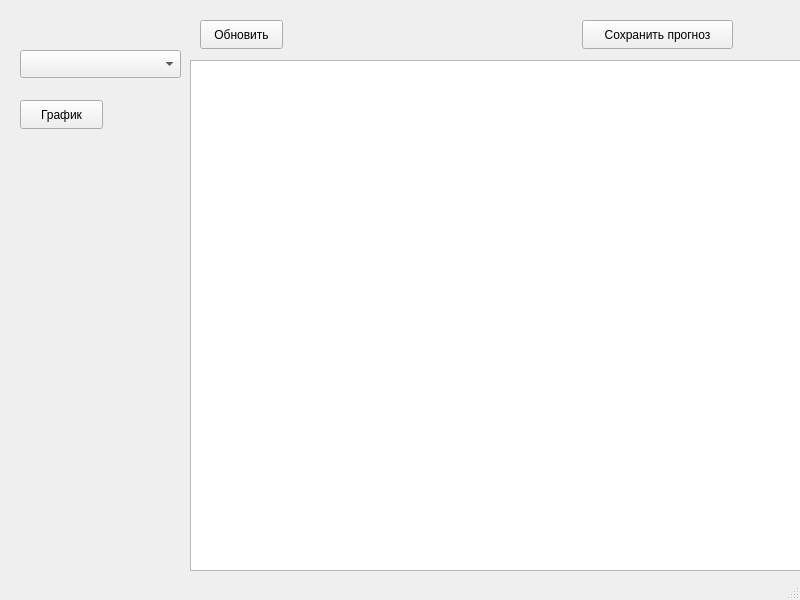
<?xml version="1.0" encoding="UTF-8"?>
<ui version="4.0">
 <class>MainWindow</class>
 <widget class="QMainWindow" name="MainWindow">
  <property name="geometry">
   <rect>
    <x>0</x>
    <y>0</y>
    <width>800</width>
    <height>600</height>
   </rect>
  </property>
  <property name="windowTitle">
   <string>MainWindow</string>
  </property>
  <widget class="QWidget" name="centralwidget">
   <widget class="QPushButton" name="updateButton">
    <property name="geometry">
     <rect>
      <x>200</x>
      <y>20</y>
      <width>83</width>
      <height>29</height>
     </rect>
    </property>
    <property name="text">
     <string>Обновить</string>
    </property>
   </widget>
   <widget class="QComboBox" name="cityComboBox">
    <property name="geometry">
     <rect>
      <x>20</x>
      <y>50</y>
      <width>161</width>
      <height>28</height>
     </rect>
    </property>
   </widget>
   <widget class="QLabel" name="statusLabel">
    <property name="geometry">
     <rect>
      <x>10</x>
      <y>10</y>
      <width>181</width>
      <height>41</height>
     </rect>
    </property>
    <property name="font">
     <font>
      <pointsize>12</pointsize>
     </font>
    </property>
    <property name="text">
     <string/>
    </property>
   </widget>
   <widget class="QTextEdit" name="forecastText">
    <property name="geometry">
     <rect>
      <x>190</x>
      <y>60</y>
      <width>611</width>
      <height>511</height>
     </rect>
    </property>
    <property name="readOnly">
     <bool>true</bool>
    </property>
   </widget>
   <widget class="QPushButton" name="saveButton">
    <property name="geometry">
     <rect>
      <x>582</x>
      <y>20</y>
      <width>151</width>
      <height>29</height>
     </rect>
    </property>
    <property name="text">
     <string>Сохранить прогноз</string>
    </property>
   </widget>
   <widget class="QPushButton" name="graphButton">
    <property name="geometry">
     <rect>
      <x>20</x>
      <y>100</y>
      <width>83</width>
      <height>29</height>
     </rect>
    </property>
    <property name="text">
     <string>График</string>
    </property>
   </widget>
  </widget>
  <widget class="QMenuBar" name="menubar">
   <property name="geometry">
    <rect>
     <x>0</x>
     <y>0</y>
     <width>800</width>
     <height>25</height>
    </rect>
   </property>
  </widget>
  <widget class="QStatusBar" name="statusbar"/>
 </widget>
 <resources/>
 <connections/>
</ui>
